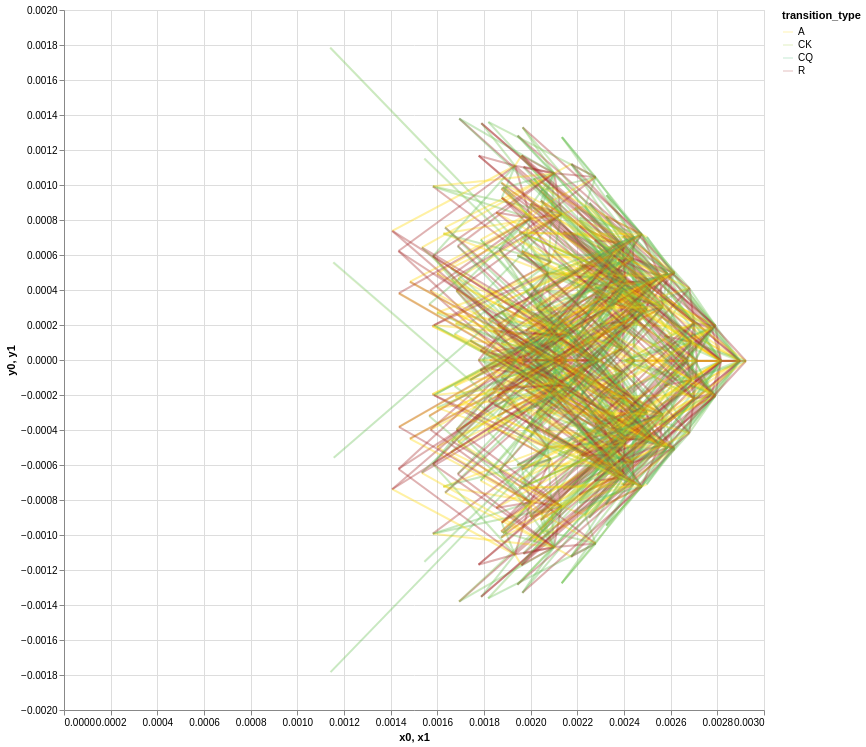

Notebook cell for this chart:
### Code cell
_DEPTH = 3

_TRANSITION_COLOURS = {
    "domain": ["A", "CK", "CQ", "R"],
    "range": ["gold", "yellowgreen", "mediumseagreen", "brown"],
}

_edges_df = (
    transitions.lazy()
    .filter(pl.col("transition_depth") < _DEPTH)
    .join(
        spectral_embeddings.lazy().select(start_pos="pos", x0="x", y0="y", z0="z"),
        on="start_pos",
    )
    .join(
        spectral_embeddings.lazy().select(end_pos="pos", x1="x", y1="y", z1="z"),
        on="end_pos",
    )
    .collect()
)

(
    alt.Chart(_edges_df)
    .mark_rule(strokeWidth=2, opacity=0.2)
    .encode(
        alt.X("x0"),
        alt.X2("x1"),
        alt.Y("y0"),
        alt.Y2("y1"),
        alt.Color("transition_type:N").scale(**_TRANSITION_COLOURS),  # type: ignore
    )
    .properties(width=700, height=700)
)

### Figure 1 — Vega-Lite specification as saved in the notebook (floating-point values rounded to 4 significant figures; data arrays with more than 128 entries replaced by an {"elided": "..."} marker saying what was removed)
{"config": {"view": {"continuousWidth": 300, "continuousHeight": 300}}, "data": {"name": "data-169cb6600218fd9e869837df7304ba15"}, "mark": {"type": "rule", "opacity": 0.2, "strokeWidth": 2}, "encoding": {"color": {"field": "transition_type", "scale": {"domain": ["A", "CK", "CQ", "R"], "range": ["gold", "yellowgreen", "mediumseagreen", "brown"]}, "type": "nominal"}, "x": {"field": "x0", "type": "quantitative"}, "x2": {"field": "x1"}, "y": {"field": "y0", "type": "quantitative"}, "y2": {"field": "y1"}}, "height": 700, "width": 700, "$schema": "https://vega.github.io/schema/vega-lite/v6.4.1.json", "datasets": {"data-169cb6600218fd9e869837df7304ba15": {"elided": "2968 records"}}}
